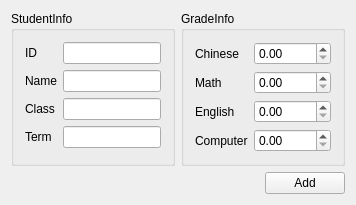
<?xml version="1.0" encoding="UTF-8"?>
<ui version="4.0">
 <class>AddInfoDialogClass</class>
 <widget class="QWidget" name="AddInfoDialogClass">
  <property name="geometry">
   <rect>
    <x>0</x>
    <y>0</y>
    <width>356</width>
    <height>187</height>
   </rect>
  </property>
  <property name="windowTitle">
   <string>AddInfo</string>
  </property>
  <layout class="QVBoxLayout" name="verticalLayout">
   <item>
    <layout class="QHBoxLayout" name="horizontalLayout_4" stretch="1,1">
     <item>
      <widget class="QGroupBox" name="groupBox">
       <property name="title">
        <string>StudentInfo</string>
       </property>
       <layout class="QHBoxLayout" name="horizontalLayout_2">
        <item>
         <layout class="QFormLayout" name="formLayout_2">
          <item row="0" column="0">
           <widget class="QLabel" name="lblID">
            <property name="text">
             <string>ID</string>
            </property>
           </widget>
          </item>
          <item row="0" column="1">
           <widget class="QLineEdit" name="lineEditID"/>
          </item>
          <item row="1" column="0">
           <widget class="QLabel" name="lblName">
            <property name="text">
             <string>Name</string>
            </property>
           </widget>
          </item>
          <item row="1" column="1">
           <widget class="QLineEdit" name="lineEditName"/>
          </item>
          <item row="2" column="0">
           <widget class="QLabel" name="lblClass">
            <property name="text">
             <string>Class</string>
            </property>
           </widget>
          </item>
          <item row="2" column="1">
           <widget class="QLineEdit" name="lineEditClass"/>
          </item>
          <item row="3" column="0">
           <widget class="QLabel" name="lblTerm">
            <property name="text">
             <string>Term</string>
            </property>
           </widget>
          </item>
          <item row="3" column="1">
           <widget class="QLineEdit" name="lineEditTerm"/>
          </item>
         </layout>
        </item>
       </layout>
      </widget>
     </item>
     <item>
      <widget class="QGroupBox" name="groupBox_2">
       <property name="title">
        <string>GradeInfo</string>
       </property>
       <layout class="QHBoxLayout" name="horizontalLayout">
        <item>
         <layout class="QFormLayout" name="formLayout">
          <property name="topMargin">
           <number>0</number>
          </property>
          <item row="0" column="0">
           <widget class="QLabel" name="lblID_6">
            <property name="text">
             <string>Chinese</string>
            </property>
           </widget>
          </item>
          <item row="1" column="0">
           <widget class="QLabel" name="lblID_7">
            <property name="text">
             <string>Math</string>
            </property>
           </widget>
          </item>
          <item row="0" column="1">
           <widget class="QDoubleSpinBox" name="spinBoxChinese"/>
          </item>
          <item row="1" column="1">
           <widget class="QDoubleSpinBox" name="spinBoxMath"/>
          </item>
          <item row="2" column="0">
           <widget class="QLabel" name="lblID_8">
            <property name="text">
             <string>English</string>
            </property>
           </widget>
          </item>
          <item row="2" column="1">
           <widget class="QDoubleSpinBox" name="spinBoxEnglish"/>
          </item>
          <item row="3" column="0">
           <widget class="QLabel" name="lblID_9">
            <property name="text">
             <string>Computer</string>
            </property>
           </widget>
          </item>
          <item row="3" column="1">
           <widget class="QDoubleSpinBox" name="spinBoxComputer"/>
          </item>
         </layout>
        </item>
       </layout>
      </widget>
     </item>
    </layout>
   </item>
   <item>
    <layout class="QHBoxLayout" name="horizontalLayout_3">
     <item>
      <spacer name="horizontalSpacer">
       <property name="orientation">
        <enum>Qt::Horizontal</enum>
       </property>
       <property name="sizeHint" stdset="0">
        <size>
         <width>40</width>
         <height>20</height>
        </size>
       </property>
      </spacer>
     </item>
     <item>
      <widget class="QPushButton" name="btnAdd">
       <property name="text">
        <string>Add</string>
       </property>
      </widget>
     </item>
    </layout>
   </item>
  </layout>
 </widget>
 <layoutdefault spacing="6" margin="11"/>
 <resources/>
 <connections/>
</ui>
